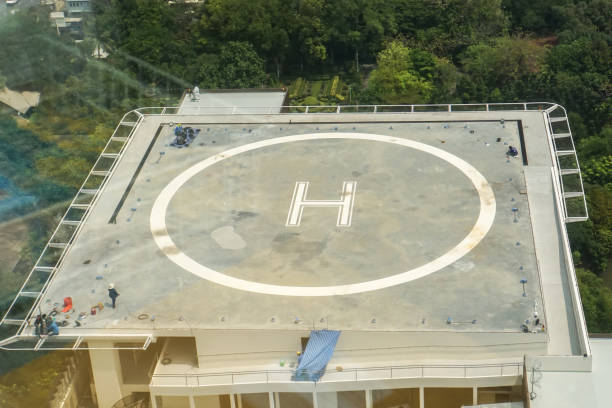
#> input picture Asset/heli.jpg, 612 x 408 px
$ python 11_Imagae_canny_edge_detection.py
#> lines starting #> are read from the running program, lines starting #| are printed output that depends on the picture; after the words box and inside, x2 and y2 are one past the last pixel; in counts of white or black regions, pixels touching at a corner belong together
import cv2
import numpy as np
import matplotlib.pyplot as plt

# Load image
image = cv2.imread("Asset/heli.jpg")
#> image is the input picture: shape (408, 612, 3); mean B, G, R 119.1, 141.3, 139.1

# Convert BGR to grayscale
gray = cv2.cvtColor(image, cv2.COLOR_BGR2GRAY)
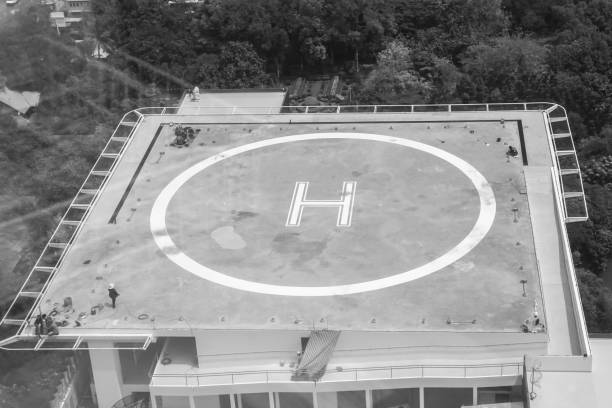
#> gray: shape (408, 612); min 8, max 254, mean 138.1

# Apply Gaussian blur
blur = cv2.GaussianBlur(gray, (5, 5), 0)

# Apply Canny edge detection
edges = cv2.Canny(blur, 50, 150)
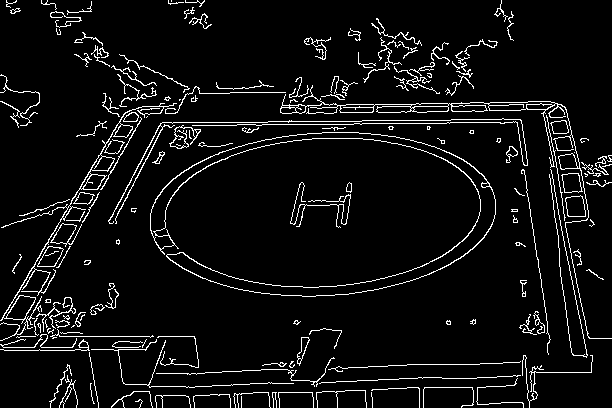
#> edges: shape (408, 612); 6.1% white in thin lines or dots

# Display results
plt.figure(figsize=(15, 5))

plt.subplot(1, 3, 1)
plt.imshow(cv2.cvtColor(image, cv2.COLOR_BGR2RGB))
plt.title("Original")

plt.subplot(1, 3, 2)
plt.imshow(blur, cmap="gray")
plt.title("Gaussian Blur")

plt.subplot(1, 3, 3)
plt.imshow(edges, cmap="gray")
plt.title("Canny Edges")

plt.show()
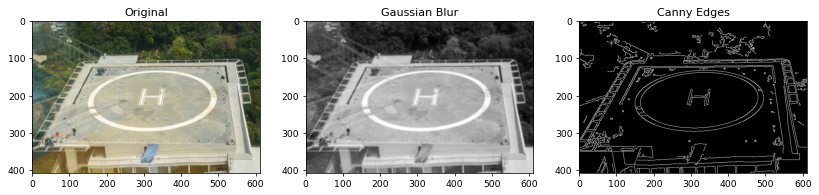
#> figure drawn by matplotlib, 3 panels

$ run again, with Asset/road.jpg copied over Asset/heli.jpg
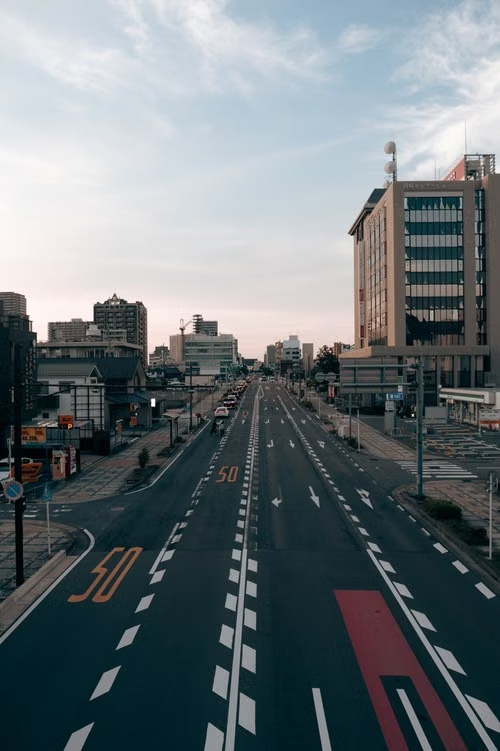
#> input picture Asset/road.jpg, 500 x 751 px
#> image is the input picture: shape (751, 500, 3); mean B, G, R 121.1, 117.2, 108.4
#> `edges = cv2.Canny(blur, 50, 150)`:
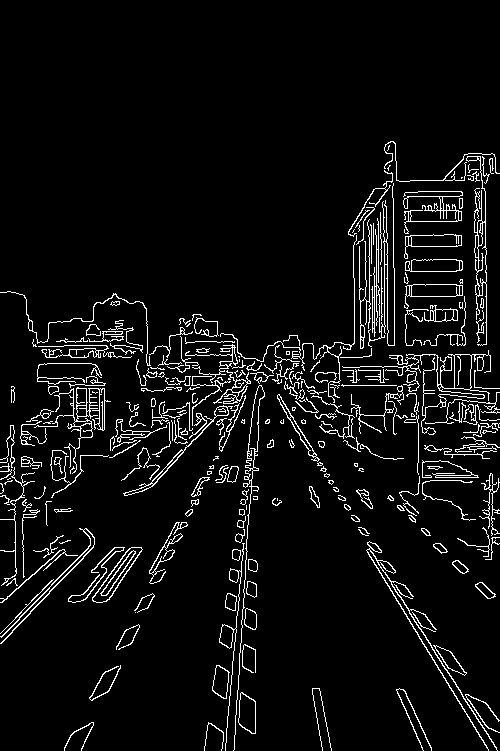
#> edges: shape (751, 500); 5.9% white in thin lines or dots, all inside (x1, y1, x2, y2) = (0, 141, 500, 751)
#> `plt.show()`:
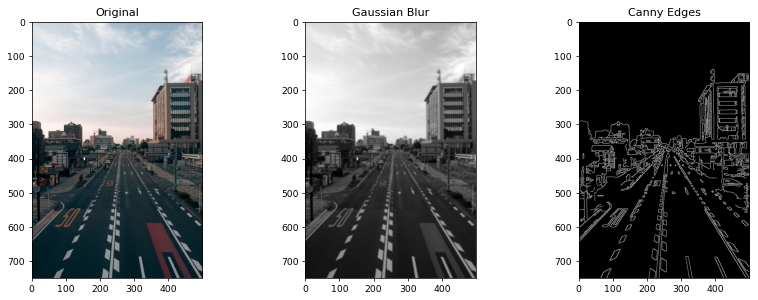
#> figure drawn by matplotlib, 3 panels
